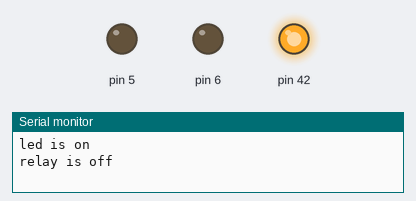
Recording of a sketch running on a simulated Arduino Mega 2560, built with avr-gcc and run on an emulated ATmega2560. Parts: output pins drawn as LEDs (lit = HIGH), the last lines printed to the serial monitor.

Above: at 0.5 s.
At 3.5 s:
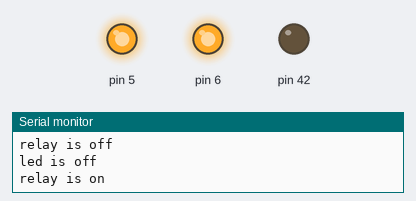
Timing chart, 0 to 4.6 s (numbered marks = the images above):
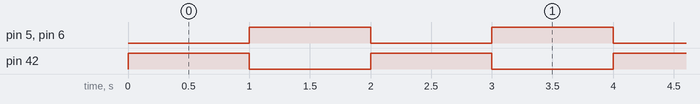

Measured:
- by itself, pin 5, pin 6, pin 42: alternates HIGH for 1.0 s and LOW for 1.0 s

The sketch:

relay.ino
```cpp
void setup()
{
Serial.begin(9600);
pinMode(42,OUTPUT);
pinMode(6,OUTPUT);
pinMode(5,OUTPUT);
}
void loop()
{
digitalWrite(42,HIGH);
digitalWrite(6,LOW);
digitalWrite(5,LOW);
Serial.println("led is on");
Serial.println("relay is off");
delay(1000);
digitalWrite(42,LOW);
digitalWrite(6,HIGH);
digitalWrite(5,HIGH);
Serial.println("led is off");
Serial.println("relay is on");
delay(1000);
}
```
